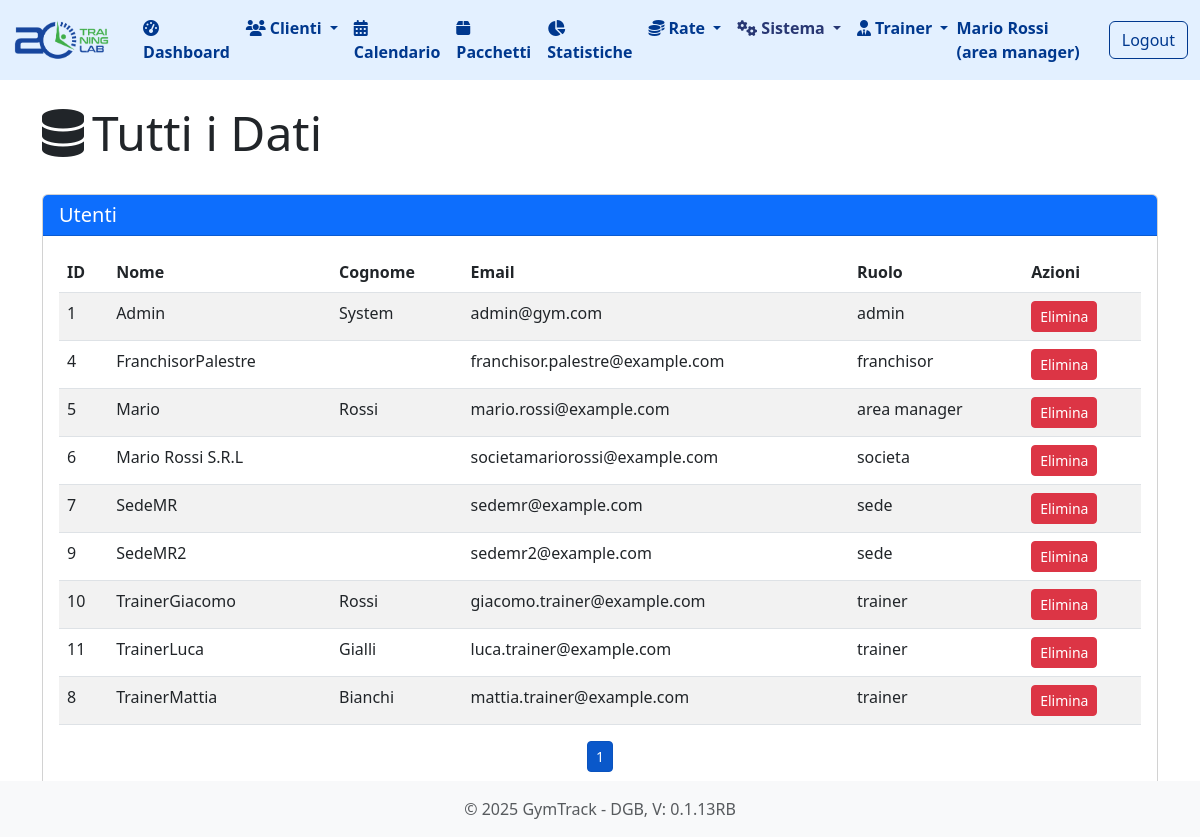
/all-utenti (signed in), run on an earlier commit of the app's database.
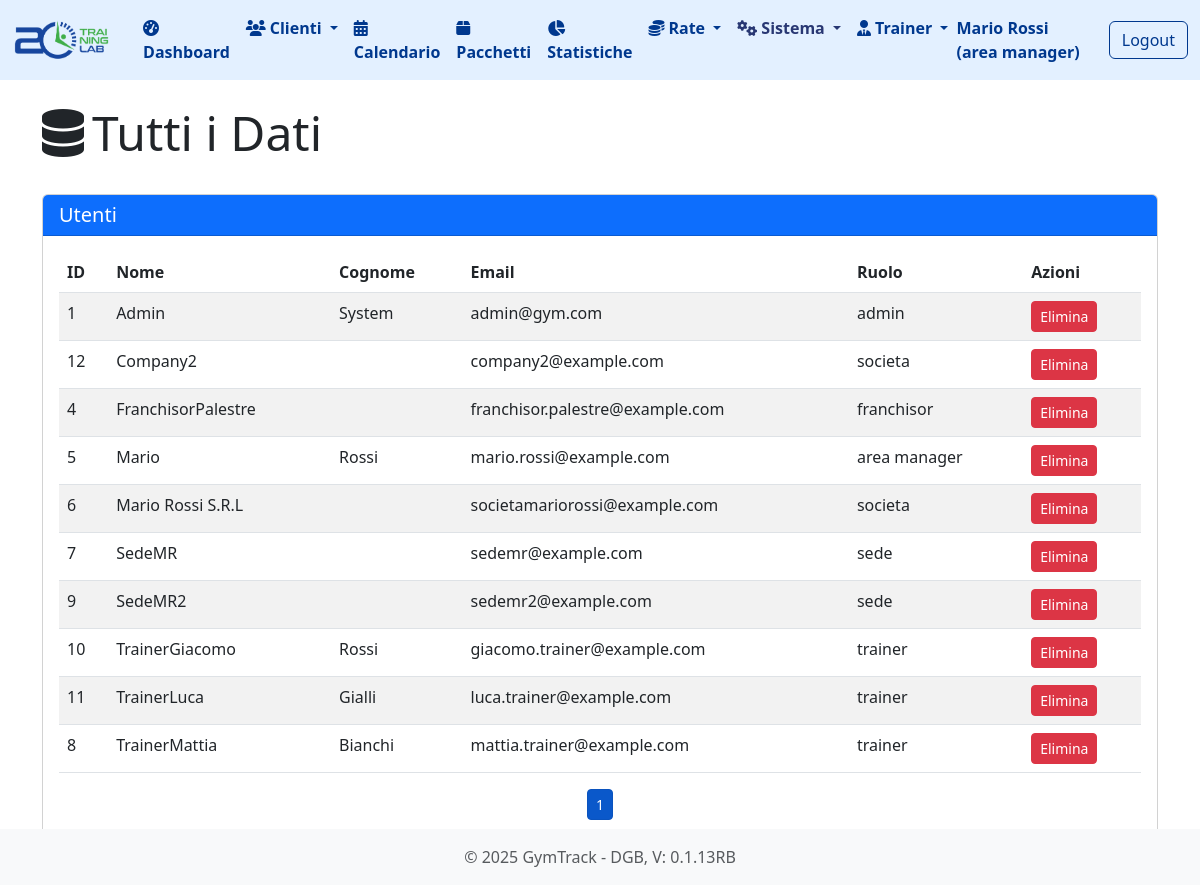
And on a later commit of the database.
### tables this page shows
CREATE TABLE utenti (
                id INTEGER PRIMARY KEY AUTOINCREMENT,
                nome TEXT NOT NULL,
                cognome TEXT NOT NULL,
                email TEXT UNIQUE NOT NULL,
                password TEXT NOT NULL,
                ruolo TEXT NOT NULL DEFAULT 'staff',
                attivo BOOLEAN NOT NULL DEFAULT 1,
                data_creazione TIMESTAMP DEFAULT CURRENT_TIMESTAMP
            );

### routes/gerarchie.py (the view)
@gerarchie_bp.route('/all-utenti')
@login_required
def all_utenti():
    utenti = db.get_all_utenti()
    return render_template('all_data.html', utenti=utenti)

### app.py (called while the page is built)
@app.before_request
def setup():
    db.init_db()
    db.create_user_tables()
    g.hierarchy = db.build_hierarchy(session.get('user_role'), session.get('user_email'))

### database.py (called while the page is built, shortened)
def get_db_connection():
    conn = sqlite3.connect(DATABASE_PATH)
    conn.row_factory = sqlite3.Row
    return conn

def init_db():
    if os.path.exists(DATABASE_PATH):
        return

def get_all_utenti():
    conn = get_db_connection()
    try:
        utenti = conn.execute('SELECT * FROM utenti ORDER BY nome, cognome').fetchall()
        return utenti
    finally:
        conn.close()

def get_societa_by_area_manager(area_manager_id):
    conn = get_db_connection()
    societa = conn.execute('SELECT * FROM societa WHERE area_manager_id = ?', (area_manager_id,)).fetchall()
    conn.close()
    return societa

def get_sedi_by_societa(societa_id):
    conn = get_db_connection()
    sedi = conn.execute('SELECT * FROM sede WHERE societa_id = ?', (societa_id,)).fetchall()
    conn.close()
    return sedi

### templates/all_data.html (shortened to what this page needs)
{% extends "base.html" %}
{% block content %}
<div class="d-flex justify-content-between align-items-center mb-4">
    <div>
        <h1 class="display-5">
            <i class="fas fa-database me-2"></i>Tutti i Dati
        </h1>
    </div>
</div>
<div class="card mb-4">
    <div class="card-header bg-primary text-white">
        <h5 class="mb-0">Utenti</h5>
    </div>
    <div class="card-body">
        <div class="table-responsive">
            <table class="table table-striped table-hover">
                <thead>
                    <tr>
                        <th>ID</th>
                        <th>Nome</th>
                        <th>Cognome</th>
                        <th>Email</th>
                        <th>Ruolo</th>
                        <th>Azioni</th>
                    </tr>
                </thead>
                <tbody id="tabellaUtenti">
                    {% for utente in utenti %}
                    <tr>
                        <td>{{ utente.id }}</td>
                        <td>{{ utente.nome }}</td>
                        <td>{{ utente.cognome }}</td>
                        <td>{{ utente.email }}</td>
                        <td>{{ utente.ruolo }}</td>
                        <td>
                            <form action="{{ url_for('gerarchie.delete_user_route', user_id=utente.id) }}" method="POST" style="display:inline;">
                                <button type="submit" class="btn btn-danger btn-sm" onclick="return confirm('Sei sicuro di voler eliminare questo utente?');">Elimina</button>
                            </form>
                        </td>
                    </tr>
                    {% endfor %}
                </tbody>
            </table>
            <div id="paginationControls" class="mt-3 d-flex justify-content-center"></div>
        </div>
    </div>
</div>
{% endblock %}

### templates/base.html (shortened to what the changed rows need)
<!DOCTYPE html>
<html lang="it">
<head>
    <link rel="stylesheet" href="https://cdnjs.cloudflare.com/ajax/libs/bootstrap/5.3.0/css/bootstrap.min.css">
    <link rel="stylesheet" href="https://cdnjs.cloudflare.com/ajax/libs/font-awesome/6.4.0/css/all.min.css">
    <link href="https://cdn.jsdelivr.net/npm/fullcalendar@5.11.3/main.min.css" rel="stylesheet">
</head>
<body>
    <nav class="navbar navbar-expand-lg navbar-light" style="background-color: #e3f0ff;">
        <div class="container-fluid">
            <div class="collapse navbar-collapse" id="navbarNav">
                <div class="ms-auto d-flex align-items-center">
                    {% if session.user_name %}
                        <span class="navbar-text text-primary fw-bold me-3">
                            {{ session.user_name }} ({{ session.user_role }})
                        </span>
                        <a href="{{ url_for('auth.logout') }}" class="btn btn-outline-primary">Logout</a>
                    {% endif %}
                </div>
            </div>
        </div>
    </nav>
    <div class="container mt-4 mb-5">
        {% block content %}{% endblock %}
    </div>
</body>
</html>

What changed in the data, as far as the page shows it:
added utenti: id "12", nome "Company2", email "company2@example.com", ruolo "societa"
